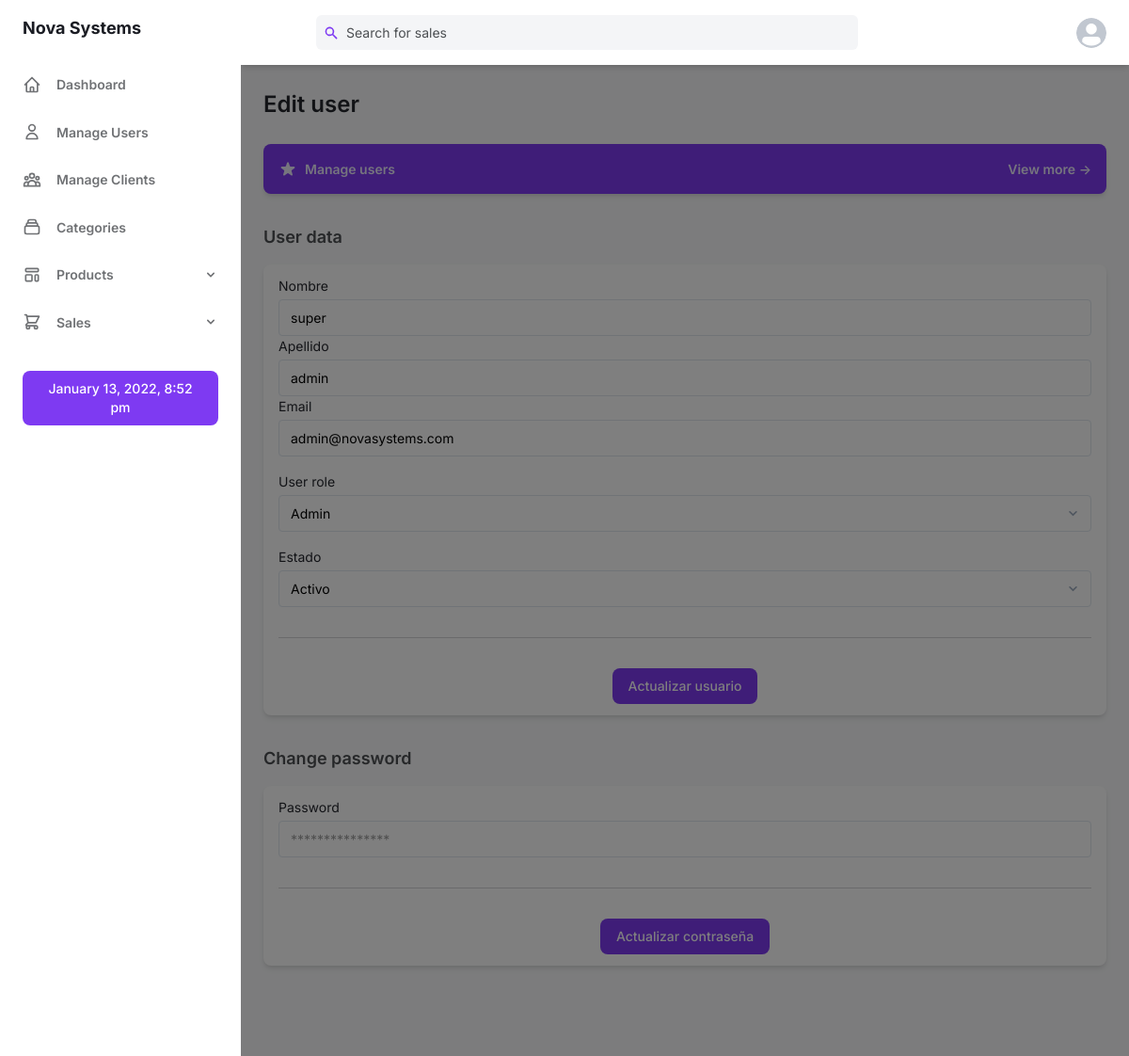
The page /edit_user.php?id_usuario=1 (signed in) on the database its author committed.
### tables this page shows
CREATE TABLE `usuario` (
  `id_usuario` int UNSIGNED NOT NULL,
  `id_rol` int UNSIGNED NOT NULL DEFAULT '1',
  `nombre` varchar(35) NOT NULL,
  `apellido_paterno` varchar(35) NOT NULL,
  `email` varchar(50) NOT NULL,
  `password` varchar(85) NOT NULL,
  `estado` tinyint(1) NOT NULL DEFAULT '1',
  `token` varchar(70) NOT NULL DEFAULT 'No definido',
  `fecha_token` date DEFAULT NULL
);

### edit_user.php (the view, shortened to what this page needs)
<?php
    include "./instalacion/conexion.php";
    $id= $_GET["id_usuario"];
    $consultaPorId = $conect->prepare('SELECT * FROM usuario WHERE id_usuario = :id');
    $consultaPorId->execute(
        ['id'=>$id]
    );
    $usuario = $consultaPorId->fetch();
?>
<!DOCTYPE html>
<html :class="{ 'theme-dark': dark }" x-data="data()" lang="en">
  <head>
    <?php include "./layout/head.php"; ?>
  </head>
  <body>
    <div
      class="flex h-screen bg-gray-50 dark:bg-gray-900"
      :class="{ 'overflow-hidden': isSideMenuOpen}"
    >
    <?php include "./layout/aside.php"; ?>
<div class="flex flex-col flex-1 w-full">
  <?php include "./layout/header.php"; ?>
        <main class="h-full pb-16 overflow-y-auto">
        <div class="container px-6 mx-auto grid">
            <h2
              class="my-6 text-2xl font-semibold text-gray-700 dark:text-gray-200"
            >
            Edit user
            </h2>
            <a
              class="flex items-center justify-between p-4 mb-8 text-sm font-semibold text-purple-100 bg-purple-600 rounded-lg shadow-md focus:outline-none focus:shadow-outline-purple"
              href="./clients.php"
            >
              <div class="flex items-center">
                <span>Manage users</span>
              </div>
              <span>View more &RightArrow;</span>
            </a>
            <h4
              class="mb-4 text-lg font-semibold text-gray-600 dark:text-gray-300"
            >
            User data
            </h4>
            <div
              class="px-4 py-3 mb-8 bg-white rounded-lg shadow-md dark:bg-gray-800"
            >
            <form method="POST">
              <label class="block text-sm">
                <span class="text-gray-700 dark:text-gray-400">Nombre</span>
                <input
                  class="block w-full mt-1 text-sm dark:border-gray-600 dark:bg-gray-700 focus:border-purple-400 focus:outline-none focus:shadow-outline-purple dark:text-gray-300 dark:focus:shadow-outline-gray form-input"
                  placeholder="Jesús"
                  required
                  name="nombre"
                  value="<?= $usuario['nombre']?>"
                />
              </label>
              <label class="block text-sm">
                <span class="text-gray-700 dark:text-gray-400">Apellido</span>
                <input
                  class="block w-full mt-1 text-sm dark:border-gray-600 dark:bg-gray-700 focus:border-purple-400 focus:outline-none focus:shadow-outline-purple dark:text-gray-300 dark:focus:shadow-outline-gray form-input"
                  placeholder="Agudo"
                  name="apellido"
                  required
                  value="<?= $usuario['apellido_paterno']?>"
                />
              </label>
              <label class="block text-sm">
                <span class="text-gray-700 dark:text-gray-400">Email</span>
                <input
                  class="block w-full mt-1 text-sm dark:border-gray-600 dark:bg-gray-700 focus:border-purple-400 focus:outline-none focus:shadow-outline-purple dark:text-gray-300 dark:focus:shadow-outline-gray form-input"
                  placeholder="jagudo25@gmail.com"
                  type="email"
                  name="email"
                  required
                  value="<?= $usuario['email']?>"
                />
              </label>
              <label class="block mt-4 text-sm">
                <span class="text-gray-700 dark:text-gray-400">
                  User role
                </span>
                <select class="block w-full mt-1 text-sm dark:text-gray-300 dark:border-gray-600 dark:bg-gray-700 form-select focus:border-purple-400 focus:outline-none focus:shadow-outline-purple dark:focus:shadow-outline-gray" name="id_rol"
                required>
                  <option value="2" <?= $usuario['id_rol'] == 2  ? 'selected' : '' ?>>Admin</option>
                </select>
              </label>
              <label class="block mt-4 text-sm">
                <span class="text-gray-700 dark:text-gray-400">
                  Estado
                </span>
                <select class="block w-full mt-1 text-sm dark:text-gray-300 dark:border-gray-600 dark:bg-gray-700 form-select focus:border-purple-400 focus:outline-none focus:shadow-outline-purple dark:focus:shadow-outline-gray"
                name="estado"
                required>
                <option value="1" <?= $usuario['estado'] == 1  ? 'selected' : '' ?>>Activo</option>
                </select>
              </label>
              <hr class="my-8">
              <div class="flex items-center" style="justify-content: center;">
                <input type="submit" value="Actualizar usuario" class="px-4 py-2 text-sm font-medium leading-5 text-center text-white transition-colors duration-150 bg-purple-600 border border-transparent rounded-lg active:bg-purple-600 hover:bg-purple-700 focus:outline-none focus:shadow-outline-purple">
                </div>
              </form>
            </div>
            <h4
              class="mb-4 text-lg font-semibold text-gray-600 dark:text-gray-300"
            >
            Change password
            </h4>
            <div class="px-4 py-3 mb-8 bg-white rounded-lg shadow-md dark:bg-gray-800">
            <form method="POST">
            <label class="block text-sm">
                <span class="text-gray-700 dark:text-gray-400">Password</span>
                <input
                  class="block w-full mt-1 text-sm dark:border-gray-600 dark:bg-gray-700 focus:border-purple-400 focus:outline-none focus:shadow-outline-purple dark:text-gray-300 dark:focus:shadow-outline-gray form-input"
                  placeholder="***************"
                  type="password"
                  name="password"
                  required
                  maxlength="25"
                  minlength="8"
                />
            </label>
            <hr class="my-8">
            <div class="flex items-center" style="justify-content: center;">
                <input type="submit" value="Actualizar contraseña" class="px-4 py-2 text-sm font-medium leading-5 text-center text-white transition-colors duration-150 bg-purple-600 border border-transparent rounded-lg active:bg-purple-600 hover:bg-purple-700 focus:outline-none focus:shadow-outline-purple">
                </div>
            </form>
            </div>
          </div>
        </main>
      </div>
    </div>
  </body>
</html>

### rows shown on the page
usuario: nombre "super", apellido "admin", email "admin@novasystems.com", id_rol "Admin", estado "Activo"
